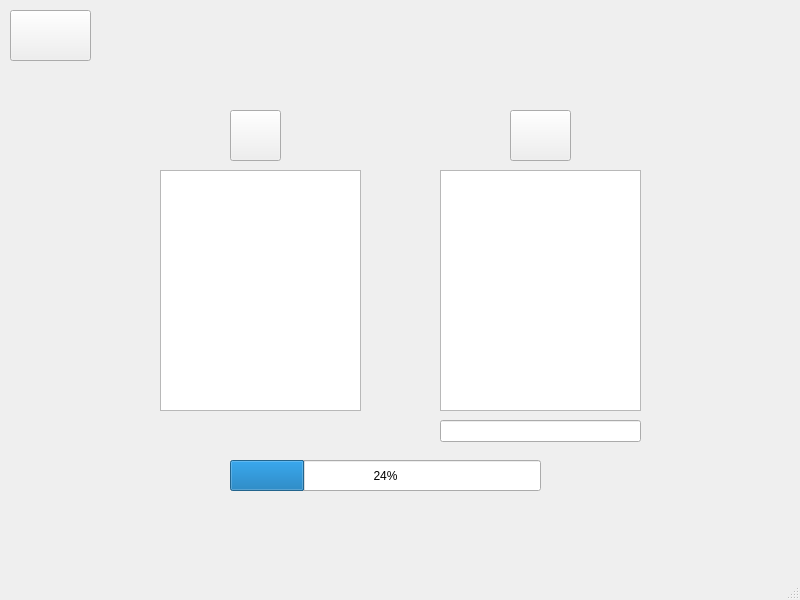
<?xml version="1.0" encoding="UTF-8"?>
<ui version="4.0">
 <class>MainWindow</class>
 <widget class="QMainWindow" name="MainWindow">
  <property name="geometry">
   <rect>
    <x>0</x>
    <y>0</y>
    <width>800</width>
    <height>600</height>
   </rect>
  </property>
  <property name="windowTitle">
   <string>MainWindow</string>
  </property>
  <widget class="QWidget" name="centralwidget">
   <widget class="QWidget" name="verticalLayoutWidget_2">
    <property name="geometry">
     <rect>
      <x>160</x>
      <y>170</y>
      <width>201</width>
      <height>241</height>
     </rect>
    </property>
    <layout class="QVBoxLayout" name="verticalLayout_2">
     <item>
      <widget class="QListWidget" name="listWidgetBefore"/>
     </item>
    </layout>
   </widget>
   <widget class="QWidget" name="verticalLayoutWidget_3">
    <property name="geometry">
     <rect>
      <x>440</x>
      <y>170</y>
      <width>201</width>
      <height>241</height>
     </rect>
    </property>
    <layout class="QVBoxLayout" name="verticalLayout_3">
     <item>
      <widget class="QListWidget" name="listWidgetAfter"/>
     </item>
    </layout>
   </widget>
   <widget class="QProgressBar" name="progressBar">
    <property name="geometry">
     <rect>
      <x>230</x>
      <y>460</y>
      <width>311</width>
      <height>31</height>
     </rect>
    </property>
    <property name="value">
     <number>24</number>
    </property>
   </widget>
   <widget class="QPushButton" name="pushButton">
    <property name="geometry">
     <rect>
      <x>10</x>
      <y>10</y>
      <width>81</width>
      <height>51</height>
     </rect>
    </property>
    <property name="text">
     <string/>
    </property>
    <property name="icon">
     <iconset resource="resources.qrc">
      <normaloff>:/new/icons/Icons/settings (3).png</normaloff>:/new/icons/Icons/settings (3).png</iconset>
    </property>
    <property name="iconSize">
     <size>
      <width>40</width>
      <height>40</height>
     </size>
    </property>
   </widget>
   <widget class="QPushButton" name="pushButton_2">
    <property name="geometry">
     <rect>
      <x>510</x>
      <y>110</y>
      <width>61</width>
      <height>51</height>
     </rect>
    </property>
    <property name="text">
     <string/>
    </property>
    <property name="icon">
     <iconset resource="resources.qrc">
      <normaloff>:/new/icons/Icons/folder.png</normaloff>:/new/icons/Icons/folder.png</iconset>
    </property>
    <property name="iconSize">
     <size>
      <width>40</width>
      <height>40</height>
     </size>
    </property>
   </widget>
   <widget class="QPushButton" name="choseiso">
    <property name="geometry">
     <rect>
      <x>230</x>
      <y>110</y>
      <width>51</width>
      <height>51</height>
     </rect>
    </property>
    <property name="text">
     <string/>
    </property>
    <property name="icon">
     <iconset resource="resources.qrc">
      <normaloff>:/new/icons/Icons/burn.png</normaloff>:/new/icons/Icons/burn.png</iconset>
    </property>
    <property name="iconSize">
     <size>
      <width>40</width>
      <height>40</height>
     </size>
    </property>
   </widget>
   <widget class="QLineEdit" name="lineEdit">
    <property name="geometry">
     <rect>
      <x>440</x>
      <y>420</y>
      <width>201</width>
      <height>22</height>
     </rect>
    </property>
   </widget>
  </widget>
  <widget class="QMenuBar" name="menubar">
   <property name="geometry">
    <rect>
     <x>0</x>
     <y>0</y>
     <width>800</width>
     <height>20</height>
    </rect>
   </property>
  </widget>
  <widget class="QStatusBar" name="statusbar"/>
 </widget>
 <resources>
  <include location="resources.qrc"/>
 </resources>
 <connections/>
</ui>
